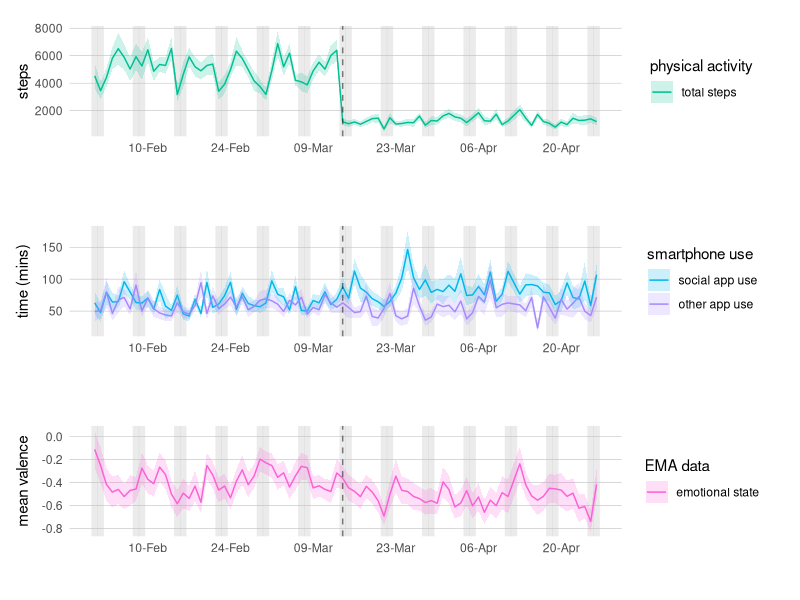

Reproduce this figure in R. (Note: this script raises an error after producing the figure.)
## ---- chunk 1
#knitr options
knitr::opts_chunk$set(echo=TRUE, error=TRUE, warning=FALSE, message=FALSE, fig.align="center")
#knitr::opts_chunk$set(width = 200)

#load packages
packages<-c("dplyr", "tidyr", "reshape2", "imputeTS", "huge",
            "mlVAR", "qgraph",
            "ggplot2", "ggpubr", "ggpmisc", "ggcorrplot", "summarytools"
            )
if (length(setdiff(packages, rownames(installed.packages()))) > 0) {
  install.packages(setdiff(packages, rownames(installed.packages())))
}
lapply(packages, require, character.only=TRUE)

#function for custom colour scales for our subplots
gg_color_hue <- function(n) {
  hues = seq(15, 375, length = n + 1)
  hcl(h = hues, l = 65, c = 100)[1:n]
}

## ---- chunk 2
#load datafile with per day summary of activity variables
data<-read.csv("../data/synthetic-data-2.csv", strip.white=TRUE)

#make sure data is in correct format
data$date.new<-as.Date(data$date.new)
## ---- chunk 3
#subset data we want to use for this analysis
dfA<-data %>%
     dplyr::select(user, date.new,
            steps_total, social_usage, nonsocial_usage, valence)
## ---- chunk 4
#define measures for the analysis
vars<-c("steps_total","social_usage", "nonsocial_usage", "valence")   
shortnames<-c("steps", "social app", "nonsocial apps", "valence")   
idvar<-"user"
## ---- chunk 5
#setup cross-plot colour palette for different variables
palette<-gg_color_hue(7) #palette emulating ggplot default (equally spaced colours)
colours<-c("steps_total" = palette[4],
           "social_usage" = palette[5],
           "nonsocial_usage" = palette[6],
           "valence" = palette[7])

#melt data to long format for ggplot
dfA.melt<-melt(dfA, id.vars=c("user","date.new"), na.rm=FALSE)

#get weekends throughtout period
days<-seq(as.Date(min(dfA.melt$date.new)), as.Date(max(dfA.melt$date.new)), by="days")
days.weekdays<-weekdays(days)
#create new variable recording if that day was in a weekend or not
days.is_weekend<-ifelse(grepl("Saturday", days.weekdays), 1,
                        ifelse(grepl("Sunday", days.weekdays), 1,
                        0))
days.is_weekend<-as.logical(days.is_weekend)
#and extract list of weekends for plotting
wknds<-days[days.is_weekend==TRUE]

#plot steps data
dfA.melt.steps<-dfA.melt %>%
                filter(variable=="steps_total")
p1<-ggplot(dfA.melt.steps, aes(x=date.new, y=value, group=variable, color=variable)) +
     theme_minimal() + theme(panel.grid.major.x = element_blank(), 
                             panel.grid.minor.x = element_blank(),
                             panel.grid.minor.y = element_blank(),
                             panel.grid.major.y = element_line(colour="grey", size=.2)) +
     theme(aspect.ratio=0.2) + #coord_fixed() +
     theme(plot.margin=grid::unit(c(0,8,0,4), "mm")) +
     geom_vline(xintercept=wknds, size=2.2, color="grey", alpha=.3) +
     stat_summary(fun.y=mean, geom="line") +
     stat_summary(fun.data=mean_se, geom="ribbon", aes(fill=variable), alpha=.2, colour = NA) +
     scale_x_date(date_breaks = "2 week", date_labels =  "%d-%b") +
     scale_colour_manual(values=colours, name="physical activity", 
                         labels=c("total steps")) +
     scale_fill_manual(values=colours, name="physical activity", 
                         labels=c("total steps")) +
     theme(legend.position="right") + 
     geom_vline(xintercept=as.numeric(as.Date(c("2020-03-14"))), 
                linetype="dashed", color="black", alpha=.5) +
     labs(x="", y="steps")

#plot app usage data
dfA.melt.soc<-dfA.melt %>%
              filter(variable=="social_usage" | variable=="nonsocial_usage")
dfA.melt.soc$value<-dfA.melt.soc$value/60 #recode in minutes
p2<-ggplot(dfA.melt.soc, aes(x=date.new, y=value, group=variable, color=variable)) +
     theme_minimal() + theme(panel.grid.major.x = element_blank(), 
                             panel.grid.minor.x = element_blank(),
                             panel.grid.minor.y = element_blank(),
                             panel.grid.major.y = element_line(colour="grey", size=.2)) +
     theme(aspect.ratio=0.2) + #coord_fixed() +
     theme(plot.margin=grid::unit(c(0,8,0,4), "mm")) +
     geom_vline(xintercept=wknds, size=2.2, color="grey", alpha=.3) +
     stat_summary(fun.y=mean, geom="line") +
     stat_summary(fun.data=mean_se, geom="ribbon", aes(fill=variable), alpha=.2, colour = NA) +
     scale_x_date(date_breaks = "2 week", date_labels =  "%d-%b") +
     scale_colour_manual(values=colours, name="smartphone use", 
                         labels=c("social app use", "other app use")) +
     scale_fill_manual(values=colours, name="smartphone use", 
                         labels=c("social app use", "other app use")) +
     theme(legend.position="right") + 
     geom_vline(xintercept=as.numeric(as.Date(c("2020-03-14"))), 
                linetype="dashed", color="black", alpha=.5) +
     labs(x="", y="time (mins)")

#plot valence data
dfA.melt.val<-dfA.melt %>%
              filter(variable=="valence")
p3<-ggplot(dfA.melt.val, aes(x=date.new, y=value, group=variable, color=variable)) +
     theme_minimal() + theme(panel.grid.major.x = element_blank(), 
                             panel.grid.minor.x = element_blank(),
                             panel.grid.minor.y = element_blank(),
                             panel.grid.major.y = element_line(colour="grey", size=.2)) +
     theme(aspect.ratio=0.2) + #coord_fixed() +
     theme(plot.margin=grid::unit(c(0,8,0,4), "mm")) +
     geom_vline(xintercept=wknds, size=2.2, color="grey", alpha=.3) +
     stat_summary(fun.y=mean, geom="line") +
     stat_summary(fun.data=mean_se, geom="ribbon", aes(fill=variable), alpha=.2, colour = NA) +
     scale_x_date(date_breaks = "2 week", date_labels =  "%d-%b") +
     scale_colour_manual(values=colours, name="EMA data", 
                         labels=c("emotional state")) +
     scale_fill_manual(values=colours, name="EMA data", 
                         labels=c("emotional state")) +
     theme(legend.position="right") + 
     geom_vline(xintercept=as.numeric(as.Date(c("2020-03-14"))), 
                linetype="dashed", color="black", alpha=.5) +
     labs(x="", y="mean valence")

ggarrange(p1, p2, p3, ncol=1, align="v")

## ---- chunk 6
users<-as.numeric(unique(dfA$user))
dfA.adj<-dfA

#for steps:
for (u in users) {
  #select daily data for that user only
  dfA.u<-dfA %>%
         filter(user==u) %>%
         arrange(date.new)
  #impute NAs using TS impute as otherwise time series decomposition won't work
  dfA.u$steps_total<-na_interpolation(dfA.u$steps_total)
  #convert to time series data based on start date, with weekly periodicity
  dfA.u.ts<-ts(dfA.u$steps_total, start=as.Date(dfA.u$date.new[1]), frequency=7)
  #identify seasonal components in ts data:
  ts.components<-stl(dfA.u.ts, s.window=7, s.degree = 0) 
  #remove seasonal component from ts
  dfA.u.ts.adj<-(dfA.u.ts - ts.components[["time.series"]][,1]) 
  #add back to df
  dfA.adj$steps_total[dfA.adj$user==u]<-dfA.u.ts.adj
}
#replace imputed data with NAs again
dfA.adj$steps_total[is.na(dfA$steps_total)]<-NA


#for social:
for (u in users) {
  #select daily data for that user only
  dfA.u<-dfA %>%
         filter(user==u) %>%
         arrange(date.new)
  #impute NAs using TS impute as otherwise time series decomposition won't work
  dfA.u$social_usage<-na_interpolation(dfA.u$social_usage)
  #convert to time series data based on start date, with weekly periodicity
  dfA.u.ts<-ts(dfA.u$social_usage, start=as.Date(dfA.u$date.new[1]), frequency=7)
  #identify seasonal components in ts data:
  ts.components<-stl(dfA.u.ts, s.window=7, s.degree = 0) 
  #remove seasonal component from ts
  dfA.u.ts.adj<-(dfA.u.ts - ts.components[["time.series"]][,1]) 
  #add back to df
  dfA.adj$social_usage[dfA.adj$user==u]<-dfA.u.ts.adj
}
#replace imputed data with NAs again
dfA.adj$social_usage[is.na(dfA$social_usage)]<-NA

#for nonsocial:
for (u in users) {
  #select daily data for that user only
  dfA.u<-dfA %>%
         filter(user==u) %>%
         arrange(date.new)
  #impute NAs using TS impute as otherwise time series decomposition won't work
  dfA.u$nonsocial_usage<-na_interpolation(dfA.u$nonsocial_usage)
  #convert to time series data based on start date, with weekly periodicity
  dfA.u.ts<-ts(dfA.u$nonsocial_usage, start=as.Date(dfA.u$date.new[1]), frequency=7)
  #identify seasonal components in ts data [method 2]:
  ts.components<-stl(dfA.u.ts, s.window=7, s.degree = 0) 
  #remove seasonal component from ts
  dfA.u.ts.adj<-(dfA.u.ts - ts.components[["time.series"]][,1]) 
  #add back to df
  dfA.adj$nonsocial_usage[dfA.adj$user==u]<-dfA.u.ts.adj
}
#replace imputed data with NAs again
dfA.adj$nonsocial_usage[is.na(dfA$nonsocial_usage)]<-NA
## ---- chunk 7
#setup cross-plot colour palette for different variables
palette<-gg_color_hue(7) #palette emulating ggplot default (equally spaced colours)
colours<-c("steps_total" = palette[4],
           "social_usage" = palette[5],
           "nonsocial_usage" = palette[6],
           "valence" = palette[7])

#melt data to long format for ggplot
dfA.adj$date.new<-as.Date(dfA.adj$date.new)
dfA.adj.melt<-melt(dfA.adj, id.vars=c("user","date.new"), na.rm=FALSE)

#get weekends throughtout period
days<-seq(as.Date(min(dfA.adj.melt$date.new)), as.Date(max(dfA.adj.melt$date.new)), by="days")
days.weekdays<-weekdays(days)
#create new variable recording if that day was in a weekend or not
days.is_weekend<-ifelse(grepl("Saturday", days.weekdays), 1,
                        ifelse(grepl("Sunday", days.weekdays), 1,
                        0))
days.is_weekend<-as.logical(days.is_weekend)
#and extract list of weekends for plotting
wknds<-days[days.is_weekend==TRUE]

#plot steps data
dfA.melt.steps<-dfA.adj.melt %>%
                filter(variable=="steps_total")
p1<-ggplot(dfA.melt.steps, aes(x=date.new, y=value, group=variable, color=variable)) +
     theme_minimal() + theme(panel.grid.major.x = element_blank(), 
                             panel.grid.minor.x = element_blank(),
                             panel.grid.minor.y = element_blank(),
                             panel.grid.major.y = element_line(colour="grey", size=.2)) +
     theme(aspect.ratio=0.2) + #coord_fixed() +
     theme(plot.margin=grid::unit(c(0,8,0,4), "mm")) +
     geom_vline(xintercept=wknds, size=2.2, color="grey", alpha=.3) +
     stat_summary(fun.y=mean, geom="line") +
     stat_summary(fun.data=mean_se, geom="ribbon", aes(fill=variable), alpha=.2, colour = NA) +
     scale_x_date(date_breaks = "2 week", date_labels =  "%d-%b") +
     scale_colour_manual(values=colours, name="physical activity", 
                         labels=c("total steps")) +
     scale_fill_manual(values=colours, name="physical activity", 
                         labels=c("total steps")) +
     theme(legend.position="right") + 
     geom_vline(xintercept=as.numeric(as.Date(c("2020-03-14"))), 
                linetype="dashed", color="black", alpha=.5) +
     labs(x="", y="steps")

#plot social data
dfA.melt.soc<-dfA.adj.melt %>%
              filter(variable=="social_usage" | variable=="nonsocial_usage")
dfA.melt.soc$value<-dfA.melt.soc$value/60 #recode in minutes
p2<-ggplot(dfA.melt.soc, aes(x=date.new, y=value, group=variable, color=variable)) +
     theme_minimal() + theme(panel.grid.major.x = element_blank(), 
                             panel.grid.minor.x = element_blank(),
                             panel.grid.minor.y = element_blank(),
                             panel.grid.major.y = element_line(colour="grey", size=.2)) +
     theme(aspect.ratio=0.2) + #coord_fixed() +
     theme(plot.margin=grid::unit(c(0,8,0,4), "mm")) +
     geom_vline(xintercept=wknds, size=2.2, color="grey", alpha=.3) +
     stat_summary(fun.y=mean, geom="line") +
     stat_summary(fun.data=mean_se, geom="ribbon", aes(fill=variable), alpha=.2, colour = NA) +
     scale_x_date(date_breaks = "2 week", date_labels =  "%d-%b") +
     scale_colour_manual(values=colours, name="smartphone use", 
                         labels=c("other app use", "social app use")) +
     scale_fill_manual(values=colours, name="smartphone use", 
                         labels=c("other app use", "social app use")) +
     theme(legend.position="right") + 
     geom_vline(xintercept=as.numeric(as.Date(c("2020-03-14"))), 
                linetype="dashed", color="black", alpha=.5) +
     labs(x="", y="time (mins)")

#plot valence data
dfA.melt.val<-dfA.adj.melt %>%
                    filter(variable=="valence")
p3<-ggplot(dfA.melt.val, aes(x=date.new, y=value, group=variable, color=variable)) +
     theme_minimal() + theme(panel.grid.major.x = element_blank(),
                             panel.grid.minor.x = element_blank(),
                             panel.grid.minor.y = element_blank(),
                             panel.grid.major.y = element_line(colour="grey", size=.2)) +
     theme(aspect.ratio=0.2) + #coord_fixed() +
     theme(plot.margin=grid::unit(c(0,8,0,4), "mm")) +
     geom_vline(xintercept=wknds, size=2.2, color="grey", alpha=.3) +
     stat_summary(fun.y=mean, geom="line") +
     stat_summary(fun.data=mean_se, geom="ribbon", aes(fill=variable), alpha=.2, colour = NA) +
     scale_x_date(date_breaks = "2 week", date_labels =  "%d-%b") +
     scale_colour_manual(values=colours, name="EMA data",
                         labels=c("emotional state")) +
     scale_fill_manual(values=colours, name="EMA data",
                         labels=c("emotional state")) +
     theme(legend.position="right") +
     geom_vline(xintercept=as.numeric(as.Date(c("2020-03-14"))),
                linetype="dashed", color="black", alpha=.5) +
     labs(x="", y="mean valence")

ggarrange(p1, p2, p3, ncol=1, align="v")
## ---- chunk 8
#view original, adjusted, and transformed data
dfA_descr<-dfA %>%
            dplyr::select(-c("user", "date.new"))
view(dfSummary(dfA_descr, graph.magnif=0.75, varnumbers = FALSE, labels.col = FALSE, valid.col = FALSE,
               na.col=FALSE), method="render")

dfA_descr2<-dfA.adj %>%
            dplyr::select(-c("user", "date.new"))
view(dfSummary(dfA_descr2, graph.magnif=0.75, varnumbers = FALSE, labels.col = FALSE, valid.col = FALSE,
               na.col=FALSE), method="render")
## ---- chunk 9
#create new variable dividing dates into relevant time bins:
dfA.adj$date_bin<-ifelse(dfA.adj$date.new < "2020-03-14", 1,
                        ifelse(dfA.adj$date.new >= "2020-03-14", 2,
                      NA))

#subset data we want to use for each analysis
#pre-national emergency declaration:
dfB_pre<-dfA.adj %>%
         filter(date_bin==1)
#post-national emergency declaration:
dfB_post<-dfA.adj %>%
         filter(date_bin==2)

#npn transform, by session
dfB_pre.complete<-dfB_pre[complete.cases(dfB_pre),]
dfB_pre.npn<-dfB_pre.complete
dfB_pre.npn[3:6]<-huge.npn(dfB_pre.npn[3:6])

dfB_post.complete<-dfB_post[complete.cases(dfB_post),]
dfB_post.npn<-dfB_post.complete
dfB_post.npn[3:6]<-huge.npn(dfB_post.npn[3:6])

#melt/cast to get full date coverage
#since mlVAR doesn't make use of the dayvar (date.new) if only one daily observation, we need to add ordering / NA padding to ensure observations line up properly (an no false consecutive days when missing data)
dfB_pre.melt<-melt(dfB_pre.npn, id.vars=c("user","date.new"), na.rm=FALSE) #melt down
dfB_pre.cast<-dcast(dfB_pre.melt, user ~ date.new + variable, median, fill=NaN) #make wide so that all subs have a column for all date/var pairs
dfB_pre.melt2<-melt(dfB_pre.cast, id.vars="user") #melt down to long again, now with missing values filled as NaNs
dfB_pre.melt2<-separate(dfB_pre.melt2, variable, c("date.new","variable"), sep = "_", extra="merge") #split paired date/var back up again
dfB_pre.melt2$value[is.nan(dfB_pre.melt2$value)]<-NA  #replace NaN padding with NAs
dfB_pre.cast2<-dcast(dfB_pre.melt2, user + date.new ~ variable) #create separate columns for each measurement variable again as preferred by mlVAR

#since mlVAR doesn't make use of the dayvar (date.new) if only one daily observation, we need to add ordering / NA padding to ensure observations line up properly (an no false consecutive days when missing data)
dfB_post.melt<-melt(dfB_post.npn, id.vars=c("user","date.new"), na.rm=FALSE) #melt down
dfB_post.cast<-dcast(dfB_post.melt, user ~ date.new + variable, median, fill=NaN) #make wide so that all subs have a column for all date/var pairs
dfB_post.melt2<-melt(dfB_post.cast, id.vars="user") #melt down to long again, now with missing values filled as NaNs
dfB_post.melt2<-separate(dfB_post.melt2, variable, c("date.new","variable"), sep = "_", extra="merge") #split paired date/var back up again
dfB_post.melt2$value[is.nan(dfB_post.melt2$value)]<-NA  #replace NaN padding with NAs
dfB_post.cast2<-dcast(dfB_post.melt2, user + date.new ~ variable) #create separate columns for each measurement variable again as preferred by mlVAR
## ---- chunk 10
#estimate using two-step mlVAR, for post emergency data:
res_mlVAR_post<-mlVAR(dfB_post.cast2, vars, idvar, lags = c(1), temporal="correlated", estimator="lmer")
#restrict users in pre-emergency dataset to only those with enough post emergency data:
subs_post<-as.integer(res_mlVAR_post[["IDs"]])
dfB_pre<-dfB_pre.cast2 %>%
         filter(user %in% subs_post)
#and pass back to exlcude ppts only in post-emergency
res_mlVAR_pre<-mlVAR(dfB_pre.cast2, vars, idvar, lags = c(1), temporal="correlated", estimator="lmer")
subs_pre<-as.integer(res_mlVAR_pre[["IDs"]])
dfB_post<-dfB_post.cast2 %>%
          filter(user %in% subs_pre)

#re-estimate both time periods using two-step mlVAR:
res_mlVAR_pre<-mlVAR(dfB_pre, vars, idvar, lags = c(1), temporal="correlated", estimator="lmer")
res_mlVAR_post<-mlVAR(dfB_post, vars, idvar, lags = c(1), temporal="correlated", estimator="lmer")
## ---- chunk 11
#number of users in models
print(paste("Number of users included in the pre-emergency model: ", length(res_mlVAR_pre[["IDs"]])),
      quote=FALSE)
print(paste("Number of users included in the post-emergency model: ", length(res_mlVAR_post[["IDs"]])),
      quote=FALSE)
#number of days in models
print(paste("Number of days included in the pre-emergency model: ", length(unique(res_mlVAR_pre[["data"]][["BEEP"]]))),
      quote=FALSE)
print(paste("Number of days included in the post-emergency model: ", length(unique(res_mlVAR_post[["data"]][["BEEP"]]))),
      quote=FALSE)

#plot networks side-by-side
layout(t(1:2))
temp.pre<-plot(res_mlVAR_pre, "temporal", layout = "circle", nonsig = "hide", theme = "colorblind", 
               title = "temporal pre", 
               labels = shortnames, 
               label.scale.equal=TRUE, label.cex=2, 
               edge.labels=TRUE, edge.label.cex=1.3, edge.label.margin=0.04,
               vsize = 15, rule = "and", asize = 10, mar=c(10,5,10,5))
temp.post<-plot(res_mlVAR_post, "temporal", layout = temp.pre$layout, nonsig = "hide", theme = "colorblind", 
               title = "temporal post", 
               labels = shortnames, 
               label.scale.equal=TRUE, label.cex=2, 
               edge.labels=TRUE, edge.label.cex=1.3, edge.label.margin=0.04,
               vsize = 15, rule = "and", asize = 10, mar=c(10,5,10,5))

layout(t(1:2))
bw.pre<-plot(res_mlVAR_pre, "between", layout = temp.pre$layout, nonsig = "hide",  theme = "colorblind", 
               title = "between-subjects pre", 
               labels = shortnames, 
               label.scale.equal=TRUE, label.cex=2, 
               edge.labels=TRUE, edge.label.cex=1.3, edge.label.margin=0.04,
               vsize = 15, rule = "and", asize = 10, mar=c(10,5,10,5))
bw.post<-plot(res_mlVAR_post, "between", layout = temp.pre$layout, nonsig = "hide",  theme = "colorblind", 
               title = "between-subjects post", 
               labels = shortnames, 
               label.scale.equal=TRUE, label.cex=2, 
               edge.labels=TRUE, edge.label.cex=1.3, edge.label.margin=0.04,
               vsize = 15, rule = "and", asize = 10, mar=c(10,5,10,5))

layout(t(1:2))
plot(res_mlVAR_pre, "contemporaneous", layout = temp.pre$layout, nonsig = "hide", theme = "colorblind", 
     title = "contemporaneous pre", 
     labels = shortnames, 
     label.scale.equal=TRUE, label.cex=2, edge.labels=TRUE,
     vsize = 15, rule = "and", asize = 10, mar=c(5,5,10,5))
plot(res_mlVAR_post, "contemporaneous", layout = temp.pre$layout, nonsig = "hide", theme = "colorblind", 
     title = "contemporaneous post",
     labels = shortnames, 
     label.scale.equal=TRUE, label.cex=2, edge.labels=TRUE,
     vsize = 15, rule = "and", asize = 10, mar=c(5,5,10,5))

#summary of models and correlation /covariation matrices
print(paste("Pre-emergency model summary: "), quote=FALSE)
summary(res_mlVAR_pre)
print(paste("Pre-emergency correlation matrix: "), quote=FALSE)
res_mlVAR_pre$results$Omega_mu$cor$mean
print(paste("Post-emergency model summary: "), quote=FALSE)
summary(res_mlVAR_post)
print(paste("Post-emergency correlation matrix: "), quote=FALSE)
res_mlVAR_post$results$Omega_mu$cor$mean
## ---- chunk 12
#pre
res_mlVAR_pre.1<-mlVAR(dfB_pre, vars, idvar, lags = c(1), temporal="correlated", estimator="lmer",
                     compareToLags=c(1,2))
res_mlVAR_pre.12<-mlVAR(dfB_pre, vars, idvar, lags = c(1,2), temporal="correlated", estimator="lmer",
                     compareToLags=c(1,2))
mlVARcompare(res_mlVAR_pre.1, res_mlVAR_pre.12)

#post
res_mlVAR_post.1<-mlVAR(dfB_post, vars, idvar, lags = c(1), temporal="correlated", estimator="lmer",
                     compareToLags=c(1,2))
res_mlVAR_post.12<-mlVAR(dfB_post, vars, idvar, lags = c(1,2), temporal="correlated", estimator="lmer",
                     compareToLags=c(1,2))
mlVARcompare(res_mlVAR_post.1, res_mlVAR_post.12)
